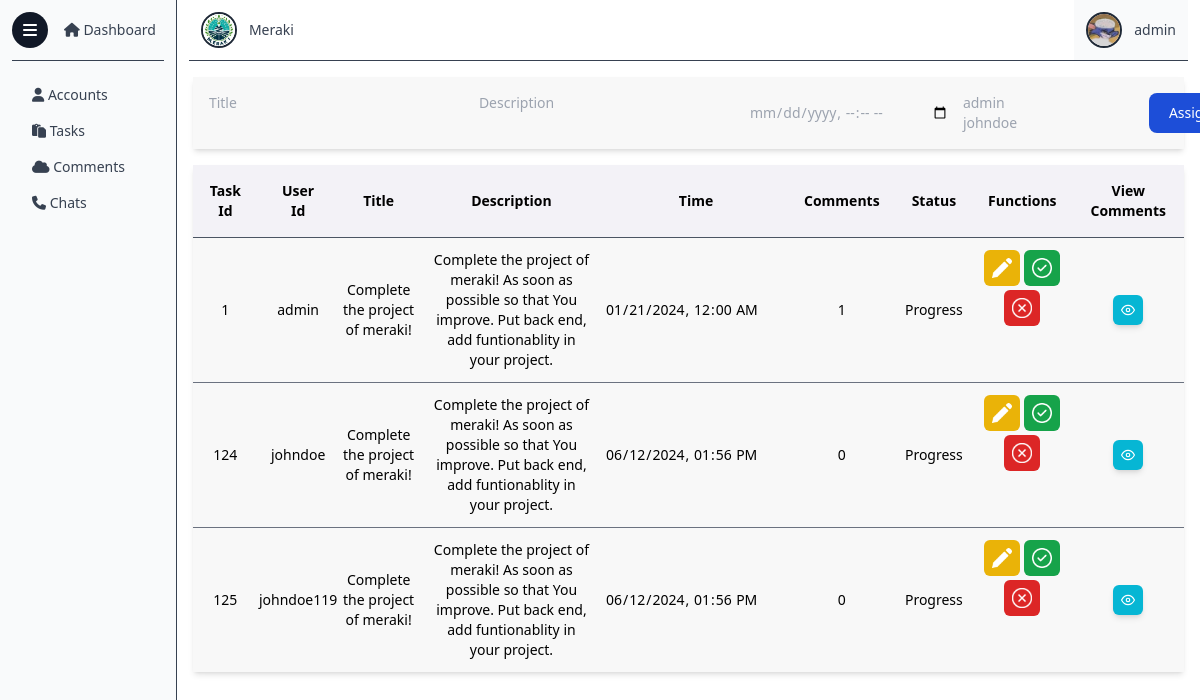
Page /tasks.php (signed in) on the earlier database version.
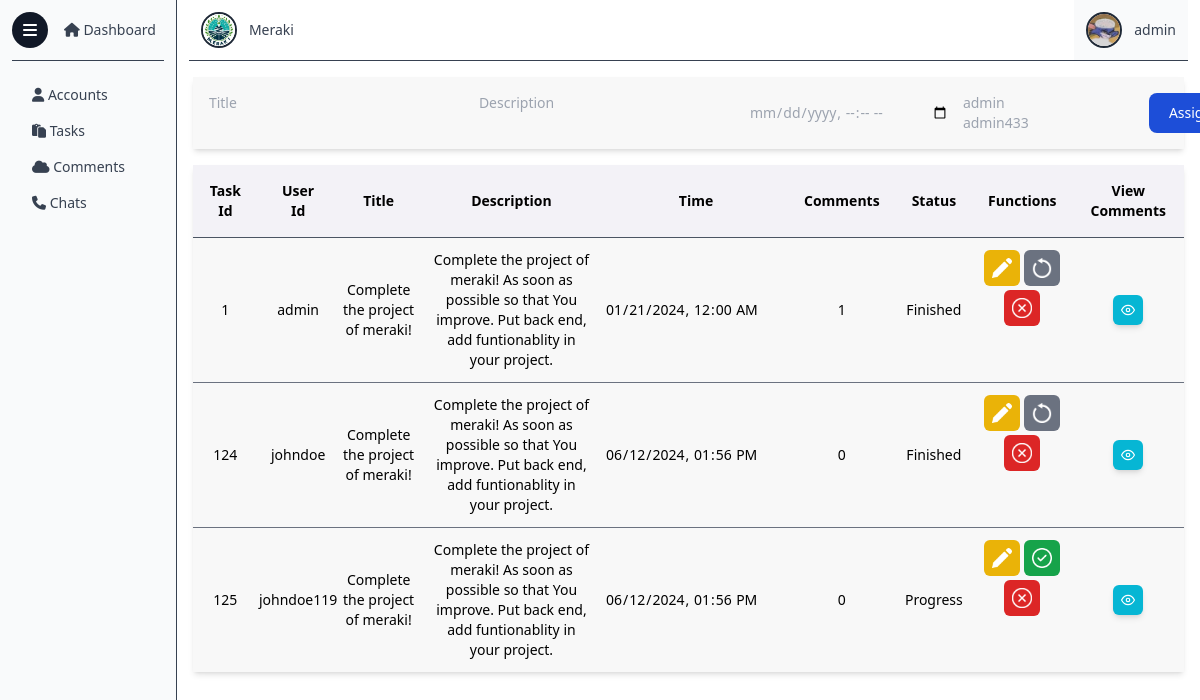
Same page on the later database version.
### tables this page shows
CREATE TABLE `tasks` (
  `id` varchar(30) NOT NULL,
  `task_id` int(11) NOT NULL,
  `task_title` varchar(50) NOT NULL,
  `task_desc` varchar(300) NOT NULL,
  `task_time` text NOT NULL,
  `task_status` varchar(10) NOT NULL DEFAULT 'progress'
);

### tasks.php (the view, shortened to what the changed rows need)
<?php
include ("partials/_dbconnect.php");
$sql = "SELECT * FROM `tasks`";
$stmt = mysqli_prepare($conn, $sql);
mysqli_stmt_execute($stmt);
$result = mysqli_stmt_get_result($stmt);
?>
<!DOCTYPE html>
<html lang="en">
<head>
    <link href="../side/style.css" rel="stylesheet">
</head>
<body class="open-sans bg-white">
    <div class="flex z-20 overflow-y-hidden max-h-screen">
        <div class="overflow-y-scroll hide-scrollbar w-full">
            <div class="m-4 bg-white rounded-md container min-w-[calc(100%-32px)] text-sm max-w-[calc(100%-32px)] space-y-4">
                <form class="w-full shadow-md bg-[#F8F8F8] flex justify-between items-center"
                    action="dashboard/_assign" method="post">
                    <div class="flex m-4 space-x-3">
                        <textarea name="title" class="bg-transparent outline-none resize-none hide-scrollbar"
                            placeholder="Title" rows="2" cols="30" minlength="10" required></textarea>
                        <textarea name="desc" class="bg-transparent outline-none resize-none hide-scrollbar"
                            placeholder="Description" rows="2" cols="30" minlength="30" required></textarea>
                        <input type="datetime-local" name="time"
                            class="bg-transparent outline-none border-none text-gray-400"
                            oninput="this.style.color='black'" required>
                        <select name="users[]"
                            class="bg-transparent outline-none min-w-40 text-gray-400 hide-scrollbar" size="2" multiple
                            required>
                            <?php
                            $sql = "SELECT * FROM `users`";
                            $stmt = mysqli_prepare($conn, $sql);
                            mysqli_stmt_execute($stmt);
                            $result2 = mysqli_stmt_get_result($stmt);
                            while ($row = mysqli_fetch_assoc($result2)) {
                                echo '<option value="' . $row["id"] . '">' . $row["id"] . '</option>';
                            }
                            ?>
                        </select>
                    </div>
                </form>
                <table class="w-full shadow-md">
                    <thead>
                        <tr class="border-b-gray-600 border-b bg-[#F3F2F7]">
                            <th scope="col" class="p-4">Task Id</th>
                            <th scope="col" class="p-4">User Id</th>
                            <th scope="col" class="p-4">Title</th>
                            <th scope="col" class="p-4">Description</th>
                            <th scope="col" class="p-4">Time</th>
                            <th scope="col" class="p-4">Comments</th>
                            <th scope="col" class="p-4">Status</th>
                            <th scope="col" class="p-4">Functions</th>
                            <th scope="col" class="p-4">View Comments</th>
                        </tr>
                    </thead>
                    <tbody>
                        <?php
                        $i = 1;
                        while ($row = mysqli_fetch_assoc($result)) {
                            $task_id = $row["task_id"];
                            $user_id = $row["id"];
                            $title = $row["task_title"];
                            $desc = $row["task_desc"];
                            $sql = "SELECT * FROM `comments` WHERE `task_id` = '$task_id'";
                            $stmt = mysqli_prepare($conn, $sql);
                            mysqli_stmt_execute($stmt);
                            $result2 = mysqli_stmt_get_result($stmt);
                            $num = mysqli_num_rows($result2);
                            echo '<tr class="border-b-gray-500 border-b bg-[#F8F8F8] last:border-b-0">
                            <td class="text-center py-3">' . $task_id . '</td>
                            <td class="text-center py-3">' . $row["id"] . '</td>
                            <td class="text-center py-3">' . $title . '</td>
                            <td class="text-center py-3 px-3">' . $desc . '</td>
                            <td class="text-center py-3">
                                <input type="datetime-local" class="bg-transparent hide-cal py-3 outline-none border-none" value="' . $row["task_time"] . '" readonly>
                            </td>
                            <td class="text-center py-3">' . $num . '</td>
                            <td class="text-center py-3 capitalize">' . $row["task_status"] . '</td>
                            <td class="text-center py-3 space-y-1 grid place-items-center">
                                <div class="flex space-x-1">
                                <button data-modal-target="edit-modal-' . $i . '" data-modal-toggle="edit-modal-' . $i . '" href="" class="rounded-md bg-yellow-500 hover:bg-yellow-600 p-2">
                                    <img class="invert w-5" src="../images/edit.png" alt="edit">
                                </button>';
                            if ($row["task_status"] == "progress") {
                                echo '<a href="dashboard/_mark?id=' . $user_id . '&task=' . $task_id . '&mark=finished" class="rounded-md bg-green-600 hover:bg-green-700 p-2">
                                    <img class="invert w-5" src="../images/finish.png" alt="finish">
                                </a>';
                            } else if ($row["task_status"] == "finished") {
                                echo '<a href="dashboard/_mark?id=' . $user_id . '&task=' . $task_id . '&mark=progress" class="rounded-md bg-gray-500 hover:bg-gray-600 p-2">
                                    <img class="invert w-5" src="../images/restore.png" alt="restore">
                                </a>';
                            }
                            echo '</div>
                                <a href="dashboard/_delete?id=' . $user_id . '&task=' . $task_id . '" class="rounded-md bg-red-600 hover:bg-red-700 p-2">
                                    <img class="invert w-5" src="../images/delete.png" alt="delete">
                                </a>
                            </td>
                            <td class="py-3 relative">
                                <button class="absolute left-1/2 top-1/2 -translate-y-1/2 -translate-x-1/2 flex items-center p-2 text-white bg-cyan-500 shadow-md hover:bg-cyan-400 rounded-md"
                                onclick="window.location.assign(`comments?taskid=' . $task_id . '&userid=' . $user_id . '`)">
                                    <svg xmlns="http://www.w3.org/2000/svg" width="14" height="14" viewBox="0 0 24 24" fill="none"
                                    stroke="currentColor" stroke-width="2" stroke-linecap="round" stroke-linejoin="round"
                                    class="feather feather-eye">
                                    <path d="M1 12s4-8 11-8 11 8 11 8-4 8-11 8-11-8-11-8z"></path>
                                    <circle cx="12" cy="12" r="3"></circle>
                                    </svg>
                                </button>
                            </td>
                            </tr>';
                            $i++;
                        }
                        ?>
                    </tbody>
                </table>
            </div>
        </div>
    </div>
</body>
</html>

Differences in the rows shown:
changed tasks "admin": task_status "Progress" → "Finished"; task_status: picture added; task_status: picture removed
changed tasks "johndoe": task_status "Progress" → "Finished"; task_status: picture added; task_status: picture removed
Other differences:
form field value: "admin / johndoe" → "admin / admin433"
